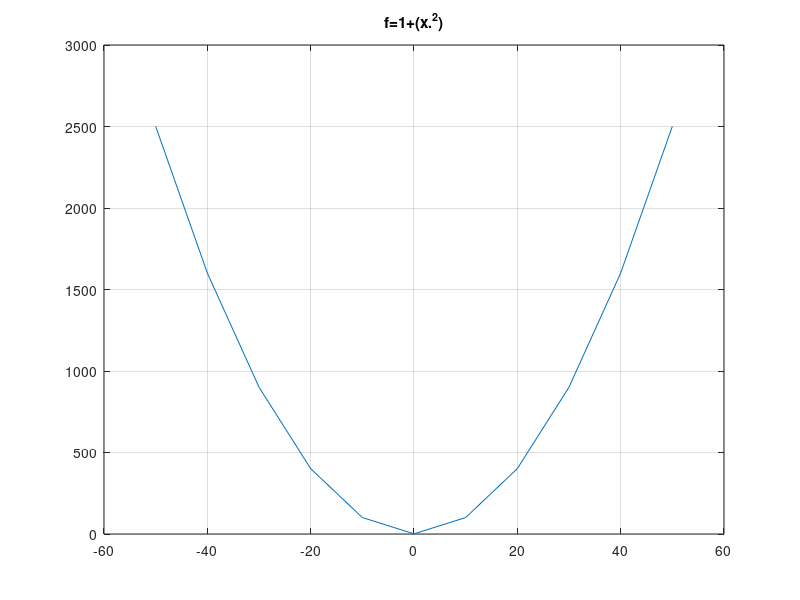

MATLAB code for this plot:
% Octave Script
% Title       :Funciones reales
% Description :Script que grafique funciones reales
% Author      :Astrit Lariza Garcia Castillo (LarizaG)
% Date        : 28102021
% Version     :1
% Usage       :octave> /path/Funcion2
% Notes       :Requiere octave para usar su linea de comandos

clear
% Funcion real numero 2
% Rango de la funcion
x=-50:10:50;
% Regla de correspondencia (funcion)
fx=1+(x.^2)
% Funcion a plotear
plot(x, fx)
grid on;
title(["f=1+(x.^2)"]);